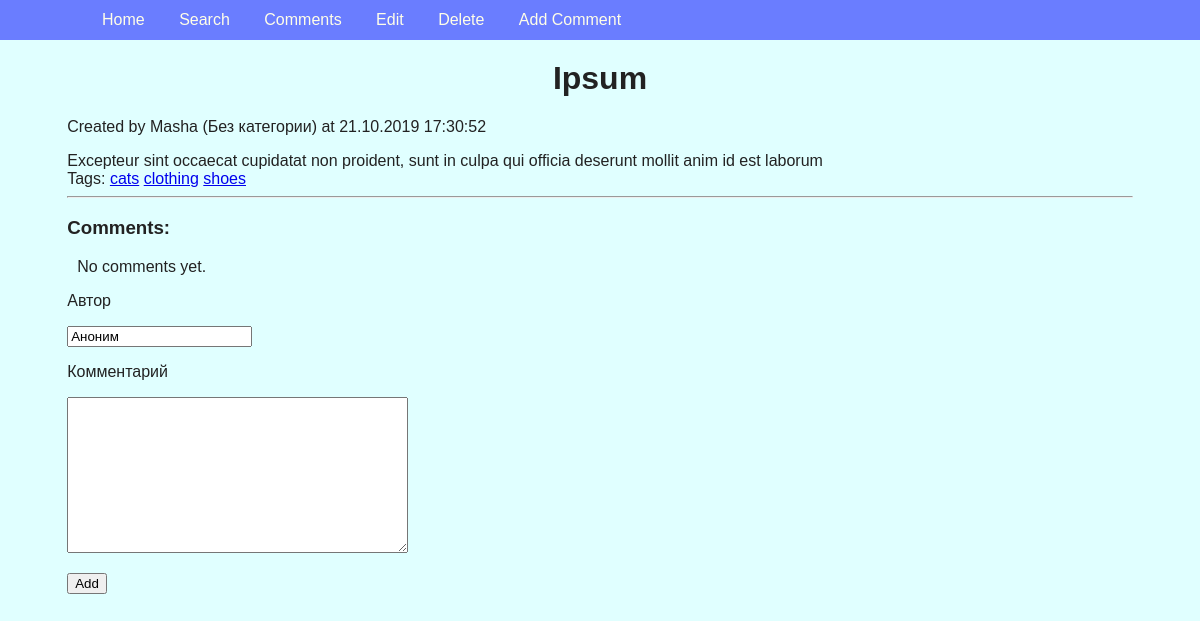
The page /article/5/ on the database its author committed.
### webapp/models.py (models this page shows, shortened)
class Article(models.Model):
    title = models.CharField(max_length=200, null=False, blank=False, verbose_name='Заголовок')
    text = models.TextField(max_length=3000, null=False, blank=False, verbose_name='Текст')
    author = models.CharField(max_length=40, null=False, blank=False, default='Unknown', verbose_name='Автор')
    created_at = models.DateTimeField(auto_now_add=True, verbose_name='Время создания')
    updated_at = models.DateTimeField(auto_now=True, verbose_name='Время изменения')
    category = models.ForeignKey('Category', on_delete=models.PROTECT, null=True, blank=True, verbose_name='Категория',
                                 related_name='articles')
    tags = models.ManyToManyField('Tag', blank=True, related_name='articles', verbose_name='Теги')

class Tag(models.Model):
    name = models.CharField(max_length=31, verbose_name='Тег')
    created_at = models.DateTimeField(auto_now_add=True, verbose_name='Время создания')
    def __str__(self):
        return self.name

### webapp/views/article_views.py (the view)
# urls.py: path('article/<int:pk>/', ArticleView.as_view(), name='article_view'),
class ArticleView(DetailView):
    template_name = 'article/article.html'
    model = Article
    context_object_name = 'article'
    def get_context_data(self, **kwargs):
        context = super().get_context_data(**kwargs)
        context['form'] = ArticleCommentForm()
        comments = context['article'].comments.order_by('-created_at')
        self.paginate_comments_to_context(comments, context)
        return context
    def paginate_comments_to_context(self, comments, context):
        paginator = Paginator(comments, 3, 0)
        page_number = self.request.GET.get('page', 1)
        page = paginator.get_page(page_number)
        context['paginator'] = paginator
        context['page_obj'] = page
        context['comments'] = page.object_list
        context['is_paginated'] = page.has_other_pages()

### webapp/forms.py
class ArticleCommentForm(forms.ModelForm):
    class Meta:
        model = Comment
        fields = ['author', 'text']

### webapp/templates/article/article.html (shortened to what this page needs)
{% extends 'base.html' %}
{% block menu %}
    <li><a href="{% url "article_update" article.pk %}">Edit</a></li>
    <li><a href="{% url "article_delete" article.pk %}">Delete</a></li>
    <li><a href="#add_comment">Add Comment</a></li>
{% endblock %}
{% block content %}
    <h1>{{ article.title }}</h1>
    <p>Created by {{ article.author }} ({{ article.category|default_if_none:'Без категории' }})
        at {{ article.created_at|date:'d.m.Y H:i:s' }}</p>
    <div class="pre">{{ article.text }}</div>
        Tags:
    {% for tag in article.tags.all %}
        <a href="?tag={{ tag }}"> {{ tag }}</a>
    {% endfor %}
    <hr/>
    <h3>Comments:</h3>
    <div class="comment-list">
        {% for comment in comments %}
            <div class="comment">
                <p>{{ comment.author }} commented at {{ comment.created_at|date:'d.m.Y H:i:s' }}</p>
                <div class="pre">{{ comment.text }}</div>
                <p class="comment-links">
                    <a href="{% url 'comment_update' comment.pk %}">Edit</a>
                    <a href="{% url 'comment_delete' comment.pk %}">Delete</a>
                </p>
            </div>
        {% empty %}
            <p>No comments yet.</p>
        {% endfor %}
    </div>
    <form action="{% url 'article_comment_create' article.pk %}" method="POST" id="add_comment">
        {% include 'partial/form.html' with button_text='Add' %}
    </form>
{% endblock %}

### webapp/static/css/style.css (style rules this page uses)
body { background: lightcyan; color: #222222; font-family: Arial, sans-serif; margin-top: 60px; }
h1 { text-align: center; }
.menu li { display: inline-block; }
.menu a { display: inline-block; text-decoration: none; color: inherit; padding: 5px 15px; }
.pre { white-space: pre-wrap; }
.comment-list { margin-top: 10px; margin-bottom: 10px; margin-left: 10px; }

### rows shown on the page
Article: title "Ipsum", author "Masha", category "Без категории", created_at "21.10.2019 17:30:52", text "Excepteur sint occaecat cupidatat non proident, sunt in culpa qui officia deserunt mollit anim id est laborum"
Tag: name "cats"
Tag: name "clothing"
Tag: name "shoes"

### other values the page prints
{{ field.label }} "Автор" "Комментарий"
